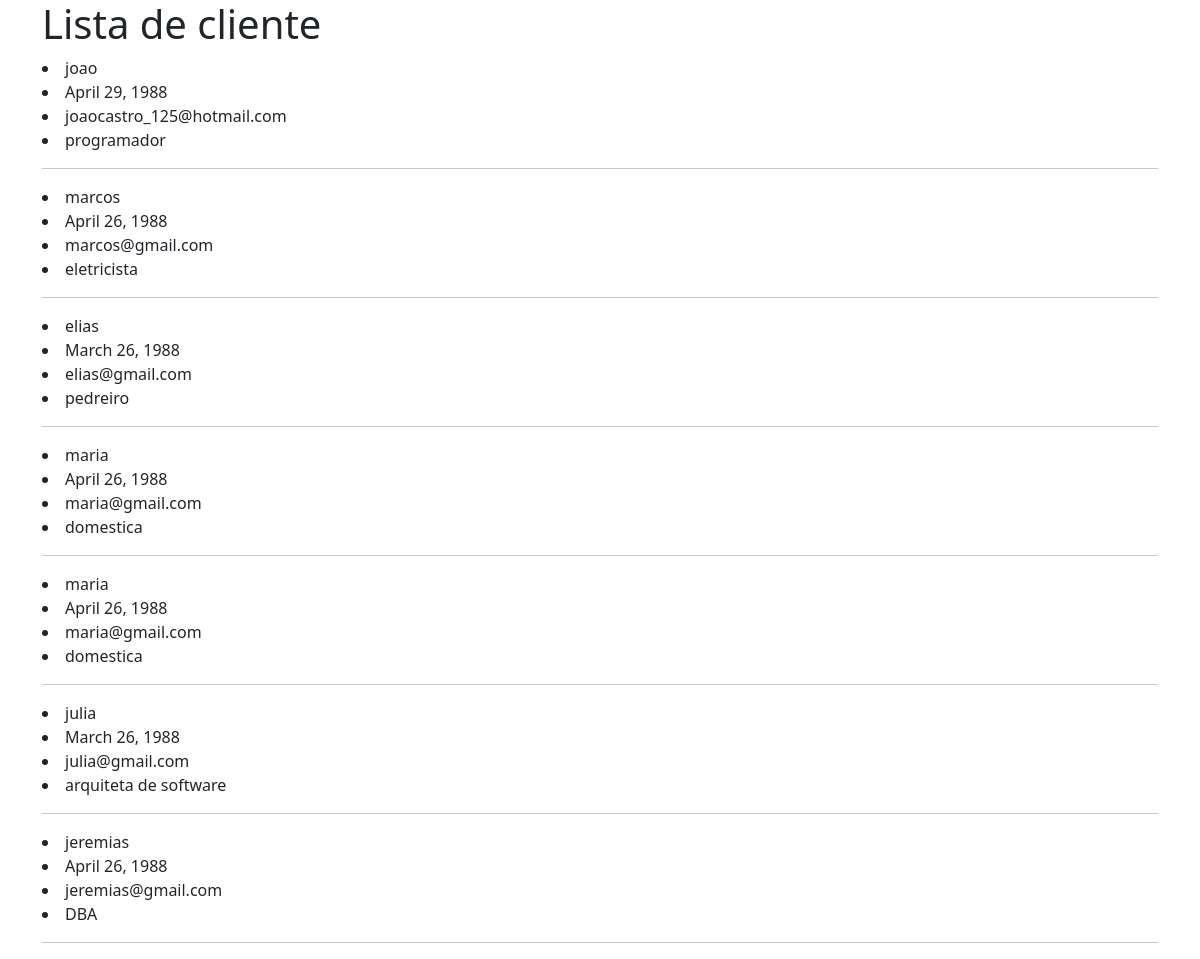
Page /cliente/lista_clientes on the earlier database version.
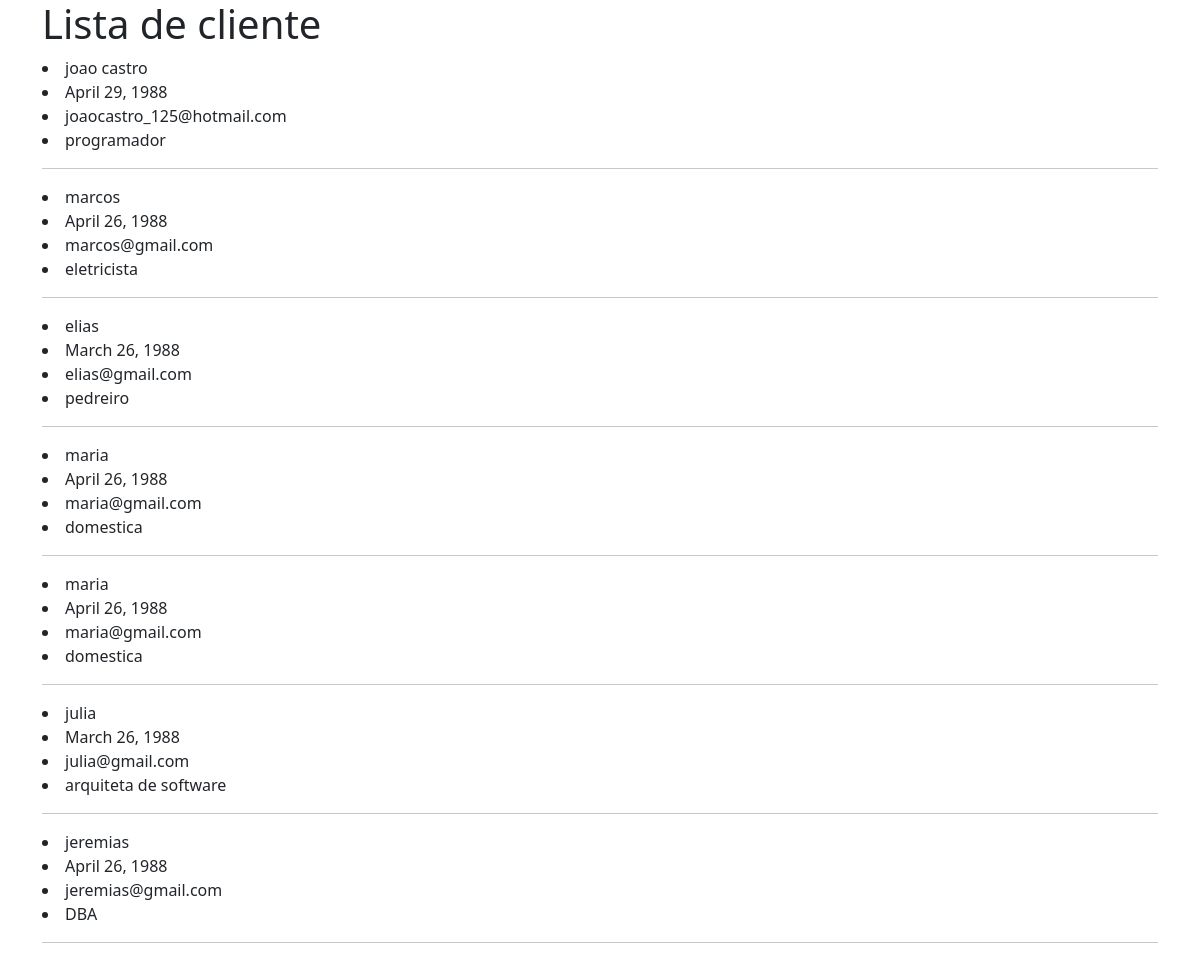
Same page on the later database version.
### cliente/models.py (models this page shows)
class Cliente(models.Model):
    nome=models.CharField(max_length=100,null=False,blank=False)
    email=models.EmailField(null=False,blank=False)
    data_nascimento=models.DateField(null=False,blank=True)
    profissao=models.CharField(max_length=100,null=False,blank=False)

### cliente/views.py (the view)
# urls.py: path("lista_clientes",clienteListView.as_view(), name="lista_clientes"),
class clienteListView(ListView):
    model=Cliente
    template_name="list_clientes.html"

### cliente/templates/list_clientes.html (shortened to what this page needs)
<!DOCTYPE html>
{% load bootstrap5 %}
<html lang="en">
<head>
    {% bootstrap_css %}
</head>
<body class="container">
    <h1>Lista de cliente</h1>
   {%for cliente in object_list%}
     <li>{{cliente.nome}}</li>
     <li>{{cliente.data_nascimento}}</li>
     <li>{{cliente.email}}</li>
     <li>{{cliente.profissao}}</li>
     <hr>
   {%endfor%}
</body>
</html>

Differences in the rows shown:
changed Cliente "joaocastro_125@hotmail.com": nome "joao" → "joao castro"
